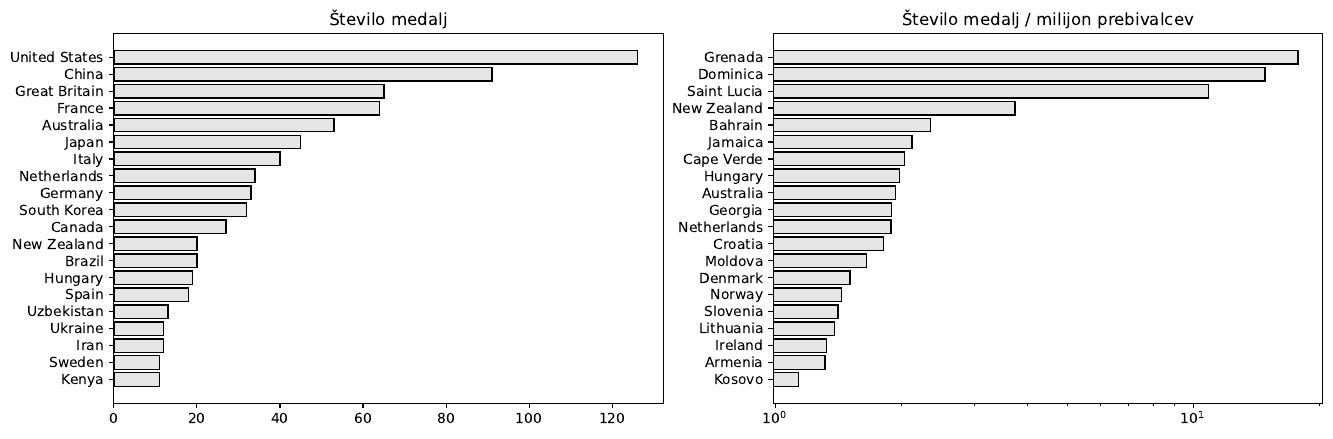

Recreate this plot in Python.
import requests
import matplotlib.pyplot as plt

data = requests.get("https://lovro.fri.uni-lj.si/api/paris24").json()

results = []
for country in data:
  medals = data[country]['gold'] + data[country]['silver'] + data[country]['bronze']
  results.append((country, medals, medals / data[country]['population'] * 10**6))

fig, axs = plt.subplots(1, 2, figsize = [15.6, 4.8])

results.sort(key = lambda item: item[1])
axs[0].barh([c for c, _, _ in results[-20:]], [r for _, r, _ in results[-20:]], color = '0.9', ec = 'k')
axs[0].title.set_text("Število medalj")

results.sort(key = lambda item: item[2])
axs[1].barh([c for c, _, _ in results[-20:]], [r for _, _, r in results[-20:]], color = '0.9', ec = 'k', log = True)
axs[1].title.set_text("Število medalj / milijon prebivalcev")

fig.savefig("paris24.pdf", bbox_inches = 'tight')
